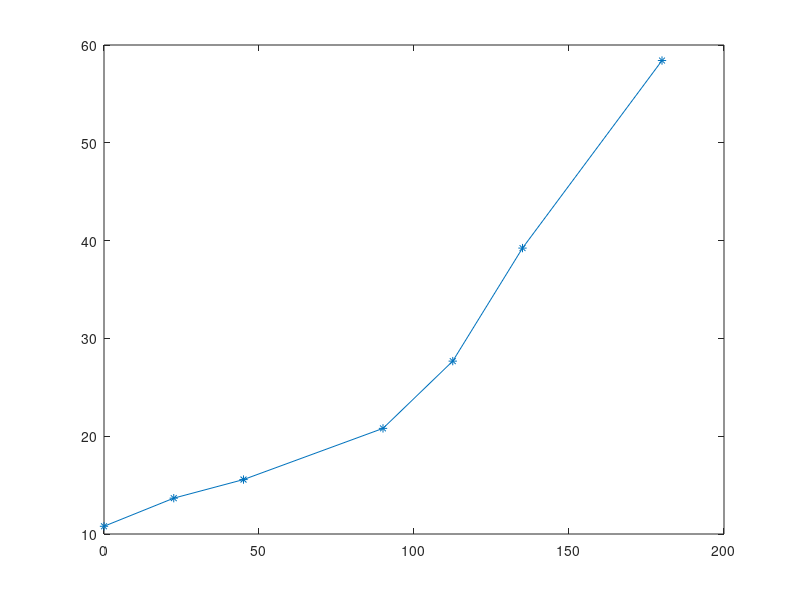

Here is the MATLAB script that generated this plot:
%% Midterm #1 Divisive Normalization
% (1) Implementation: 
%
% (2) Experimental Design: 
%
% (3) Expected Results: 
%
%

function cc_midterm1

% Make Stimulus:
pd = [0,22.5,45,90,112.5,135,180]; % preferred orientation (degrees) 

contrast = [0;12;25;50;75]; % ??????????? HOW to use contrast with pd ?? 
% degree = [ cos(pd);sin(pd) ];
Time=100; 

% 7 Input Neurons: InpN 
% how do I create input neurons using cosine turning curves? 
angle = [0,22.5,45,90,112.5,135,180]; % input NEURON orientation angles in degrees
numInp = length(angle);
numOut = length(angle);

% allocate and initialize neurons
inpN = zeros(1,numInp); % inpN =zeros(length(pd),length(angle)); 
outN = zeros(Time,numOut);

% allocate and initialize 3 sets of weights: 
% 1. Excitatory weights from Input to Output neurons: 
wInpOutExc = zeros(numInp, numOut)+1; % initialized to 1
    % the input to output weights are set to make horizaontal directions have
    % stronger weights projecting to the horizaontal output neuron and vice versa
    Vertical = 4; 
    wInpOutExc(Vertical,:) = 10; 

% 2. InputNeurons to INHIBITORY neuron:
wInpINH = zeros(numInp,1)+0.5;

% 3. INHIBITORY neuron to OutputNeurons: 
wINHout = zeros(1,numOut)-2; % initialized to -1 

outN(1,:) = rand(1,numOut);    

for a=1:numInp % neuron's ANGLE loop 
    for t=2:Time
    % set the rates of the input neurons
        for p=1:length(pd) % pd loop for inpN activity 
            inpN(p) = cosTune(pd(p), angle(a));
        end
        % cycle through the output neurons
        for i=1:numOut % loop through OutputN indexed 'i' 
            % initialize SynIn   
              SynIn = 0 ; 
            for j = 1:numInp % loop through InputN indexed 'j' 
                % (1) 1-1 Input -> Output EXC : SynIn = SynIn + InpN .* wInpOutExc
%                 SynIn =  SynIn + inpN(j) .* wInpOutExc(j,i) ;
                    SynIn = dot(inpN(j), wInpOutExc(j,i)) ;
                % (2) all-1 Input -> INH : SynIn = SynIn + InpN .* wInpINH
%                 SynIn = SynIn + inpN(j) .* wInpINH(j) ;  
                    SynIn = SynIn + dot(inpN(j), wInpINH(j)) ;
            end 
            for j = i:numOut
                 % (3) 1-all INH -> Output : SynIn = SynIn + InpN .* wINHout
                SynIn = SynIn + dot(outN(t-1,j), wINHout(i)) ;   
       
            end
            outN(t,i) = sigmoidN(SynIn); 
            outfr(i) = sum(outN(:,i)); 
        end % outN 

    end % end of time loop
end % end neuron ANGLE loop 
    
    figure
    plot(angle,outfr,'-*')
    

end % end of user-defined function

function r = cosTune(pd, s)
r = abs(cos(s-pd));
% Gaussian Tuning Curves: 
% rmax= 52.14; % parameter from Dayan&Abbot 
% sig= 14.73; % parameter from Dayan&Abbot 
% r = rmax * exp( (-1/2)* ( (s-pd)/sig ).^2 );
end
% Sigmoid Activation
%   Input:  I - synaptic input
%           g - gain
%   Output: firing rate of sigmoid function
function r = sigmoidN (I) 
g=1; 
r = 1/(1+exp(-g*I));
end


% w_excitatory = [];
% w_inhibitory = -1*ones(1,length(s));
% w =ones(length(prefDir),length(s));
% 
% INH = dot(w,fr);
% 
% for k=1:length(smax)
%     
%     inh_fr = INH / ()
%     
% end

% for k=1:length(prefDir)
%     
% y = rmax * exp( (-1/2)* ( ( s- prefDir(k)) / sig ).^2 );
% fr(k,:) = y;
% 
% % figure
% % plot(s,y)
% % title('Gaussian tuning curve of avg. firing rate','FontSize',12,'FontWeight','bold')
% % xlabel('s: orientation angle in degrees','FontSize',12,'FontWeight','bold') 
% % ylabel('f(Hz)','FontSize',12,'FontWeight','bold') 
% % legend( num2str(smax(k)) ,'Location','SouthEast');
% 
% end

% dot(INH,w_inhibitory);

% Make gradient 
% freq = 8;
% angle = 90; 
% Period= 128;
% xx = freq * cosd(angle);
% yy = freq * sind(angle);
% [X Y] = meshgrid(1:Period);
% grating = cos(2*pi*((xx*X/Period) +(yy*Y/Period)));
% imshow(grating); 
% 
% C = 50; % contrast 
% 0.5* C*X

